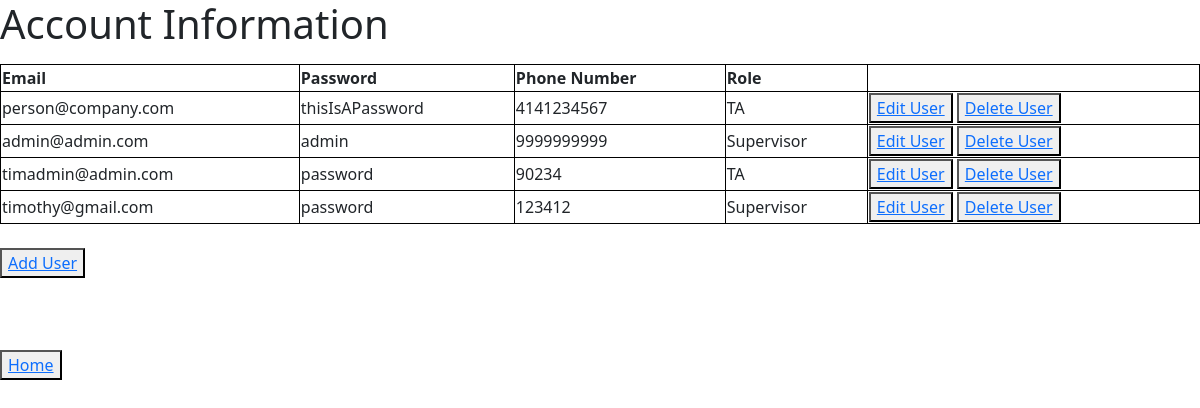
/users/, run on an earlier commit of the app's database.
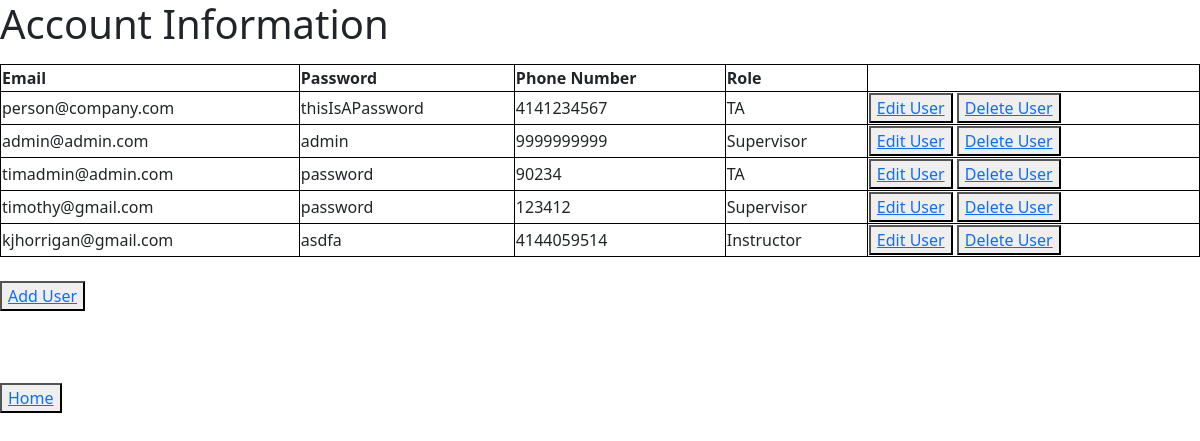
And on a later commit of the database.
### Management/models.py (models this page shows)
class User(models.Model):
    email = models.CharField(max_length=20, primary_key=True)
    password = models.CharField(max_length=20)
    phone = models.CharField(max_length=15)
    role = models.PositiveSmallIntegerField(
        choices=(
            (1, "Supervisor"),
            (2, "Instructor"),
            (3, "TA")
        ))
    def getRole(self):
        role = self.role
        if role == 1:
            return "Supervisor"
        elif role == 2:
            return "Instructor"
        elif role == 3:
            return "TA"
        return

### Management/views.py (the view)
# urls.py: path('users/', users.as_view(), name='users'),
class users(View):
    def get(self, request):
        users = User.objects.all()
        context = {'users': users}
        return render(request, "main/Account/accountEdit.html", context)

### templates/main/Account/accountEdit.html (shortened to what this page needs)
{% extends 'base.html' %}
    {% load crispy_forms_tags %}
    {% load crispy_forms_filters %}
{% block content %}
<h1>Account Information</h1>
<table style="width:100%">
  <tr>
      <th>Email</th>
      <th>Password</th>
    <th>Phone Number</th>
    <th>Role</th>
  </tr>
  {% for user in users %}
  <tr>
    <td>{{ user.email }}</td>
      <td>{{ user.password }}</td>
    <td>{{ user.phone }}</td>
    <td>{{ user.getRole}}</td>
    <td>
        <button type="button"><a href="{% url 'userEdit' user.email%}">Edit User</a></button>
        <button type="button"><a href="{% url 'userDelete' user.email %}">Delete User</a></button>
    </td>
  </tr>
  {% endfor %}
</table> <br>
     <button type="button"><a href="{% url 'userAdd' %}">Add User</a></button> <br> <br>
    <br><br><button type="Home"><a href="{% url 'mainHome' %}">Home</a></button>
{% endblock content %}

What changed in the data, as far as the page shows it:
added User: email "kjhorrigan@gmail.com", password "asdfa", phone "4144059514", getRole "Instructor"
